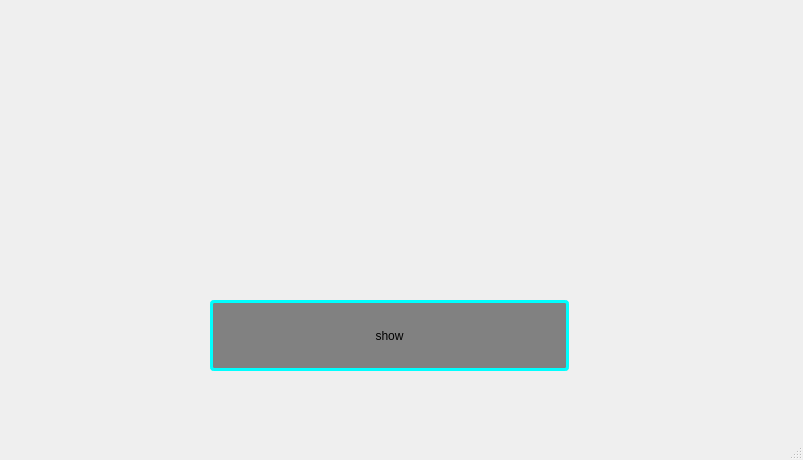
<?xml version="1.0" encoding="UTF-8"?>
<ui version="4.0">
 <class>MainWindow</class>
 <widget class="QMainWindow" name="MainWindow">
  <property name="geometry">
   <rect>
    <x>0</x>
    <y>0</y>
    <width>803</width>
    <height>460</height>
   </rect>
  </property>
  <property name="windowTitle">
   <string>MainWindow</string>
  </property>
  <property name="styleSheet">
   <string notr="true"/>
  </property>
  <widget class="QWidget" name="centralwidget">
   <widget class="QPushButton" name="pb">
    <property name="geometry">
     <rect>
      <x>210</x>
      <y>300</y>
      <width>359</width>
      <height>71</height>
     </rect>
    </property>
    <property name="styleSheet">
     <string notr="true">border-style: solid;
border-width: 3px;
border-radius: 4px;
border-color: rgb(0, 255, 255);
background-color: rgb(129, 129, 129);</string>
    </property>
    <property name="text">
     <string>show</string>
    </property>
   </widget>
  </widget>
  <widget class="QMenuBar" name="menubar">
   <property name="geometry">
    <rect>
     <x>0</x>
     <y>0</y>
     <width>803</width>
     <height>26</height>
    </rect>
   </property>
  </widget>
  <widget class="QStatusBar" name="statusbar"/>
 </widget>
 <resources/>
 <connections/>
</ui>
